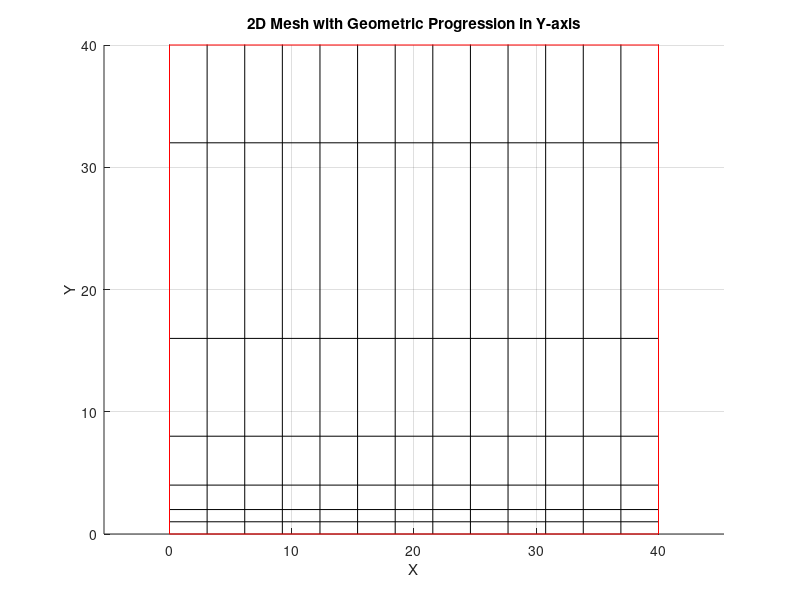

The MATLAB script that drew this image:
% Parameters
B = 1; % You can set this to any desired value
numDivisions = 13; % Number of divisions for the geometric progression
L = 40 * B;
H = 40 * B;
a = B;
r = 2; % Common ratio for the geometric progression

% Generate the geometric progression for the y-axis
y = a * r .^ (0:numDivisions-1);

% Generate x-coordinates
x = linspace(0, L, numDivisions+1);

% Plotting the mesh
figure;
hold on;

% Draw the horizontal lines
for i = 1:numDivisions
    plot([0, L], [y(i), y(i)], 'k');
end

% Draw the vertical lines
for i = 1:length(x)
    plot([x(i), x(i)], [0, max(y)], 'k');
end

% Draw the boundary lines in red
plot([0, L], [0, 0], 'r'); % Bottom boundary
plot([0, L], [H, H], 'r'); % Top boundary
plot([0, 0], [0, H], 'r'); % Left boundary
plot([L, L], [0, H], 'r'); % Right boundary

% Set labels and view
xlabel('X');
ylabel('Y');
title('2D Mesh with Geometric Progression in Y-axis');
grid on;
axis equal;
ylim([0, H]);

hold off;
